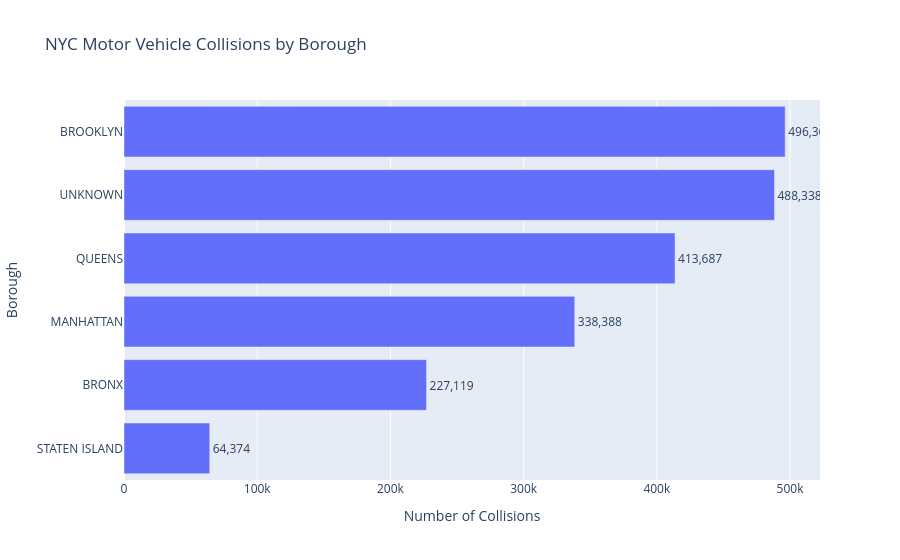

The code cell stored with this chart in its notebook:
### Code cell
fig = px.bar(
    q6_borough,
    x="collision_count",
    y="borough",
    orientation="h",
    title="NYC Motor Vehicle Collisions by Borough",
    labels={
        "borough": "Borough",
        "collision_count": "Number of Collisions"
    },
    text="collision_count"
)

fig.update_traces(
    texttemplate="%{text:,}",
    textposition="outside"
)

fig.update_layout(
    xaxis_title="Number of Collisions",
    yaxis_title="Borough",
    yaxis={
        "categoryorder": "total ascending"
    }
)

fig.show()

### Figure 1 — Plotly figure (JSON) as saved in the notebook; plotly's stock layout.template omitted (floating-point values rounded to 4 significant figures)
{"data": [{"hovertemplate": "Number of Collisions=%{text}<br>Borough=%{y}<extra></extra>", "legendgroup": "", "marker": {"color": "#636efa", "pattern": {"shape": ""}}, "name": "", "orientation": "h", "showlegend": false, "text": [496400.0, 488300.0, 413700.0, 338400.0, 227100.0, 64370.0], "textposition": "outside", "texttemplate": "%{text:,}", "type": "bar", "x": [496369, 488338, 413687, 338388, 227119, 64374], "xaxis": "x", "y": ["BROOKLYN", "UNKNOWN", "QUEENS", "MANHATTAN", "BRONX", "STATEN ISLAND"], "yaxis": "y"}], "layout": {"barmode": "relative", "legend": {"tracegroupgap": 0}, "title": {"text": "NYC Motor Vehicle Collisions by Borough"}, "xaxis": {"anchor": "y", "domain": [0, 1], "title": {"text": "Number of Collisions"}}, "yaxis": {"anchor": "x", "categoryorder": "total ascending", "domain": [0, 1], "title": {"text": "Borough"}}}}
